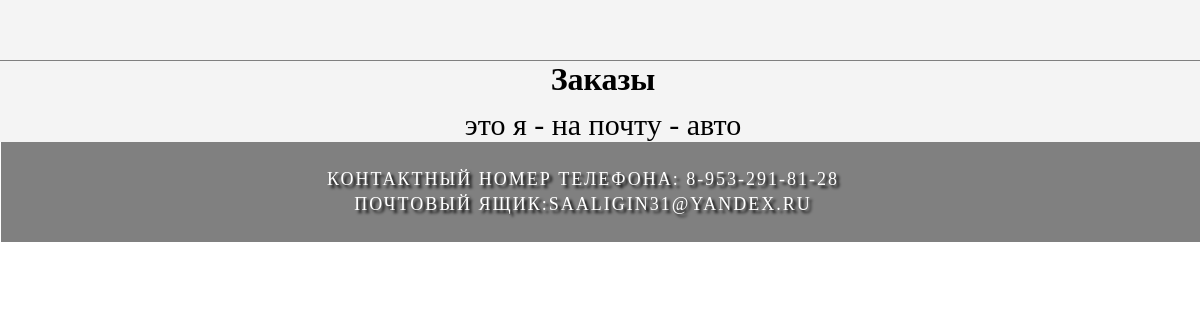
The page /admin/zakazi on the database as committed earlier.
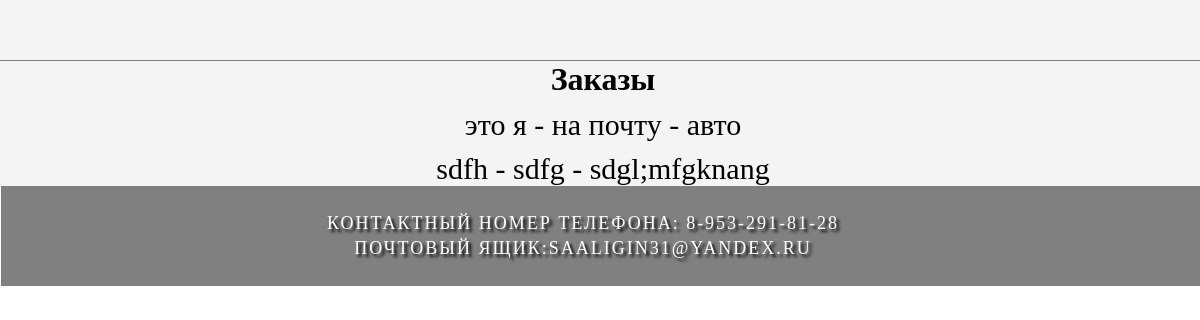
The same page on the database as committed later.
### tables this page shows
CREATE TABLE uslugi (
id integer primary key autoincrement,
fio text not null,
contact text not null,
auto text not null
);

### autosalon/admin/admin.py (the view)
@admin.route('/zakazi')
def zakazi():
    db = get_db()
    db = FDataBase(db)
    print(db.get_zakaz())
    return render_template('admin/zakazi.html', title='Заказы', vibrusl=db.get_zakaz())

### autosalon/admin/admin.py (called while the page is built)
def get_db():
    if not hasattr(g, 'link_db'):
        g.link_db = connect_db()
    return g.link_db

### autosalon/bd_exe.py (called while the page is built)
def connect_db():
    conn = sqlite3.connect(app.config['DATABASE'])
    conn.row_factory = sqlite3.Row
    return conn

    def get_zakaz(self):
        sql = 'SELECT * FROM uslugi'
        try:
            self.__cursor.execute(sql)
            res = self.__cursor.fetchall()
            if res: return res;
        except:
            print('Ошибка чтения бд')
        return ()

### autosalon/admin/templates/admin/zakazi.html
{% extends "base.html" %}
{% block content %}
{{super()}}
<div class="wrapper">
<h1>Заказы</h1>
{%- block vibrusl -%}
        {% for n in vibrusl -%}
        <div class="uslug">
        <p>{{ n['fio']}} - {{ n['contact'] }} - {{ n['auto'] }}</p>
        </div>
        {% endfor -%}
{%- endblock vibrusl -%}
</div>
{% endblock %}

Rows that differ between the two databases and show on the page:
added uslugi: fio "sdfh", contact "sdfg", auto "sdgl;mfgknang"
